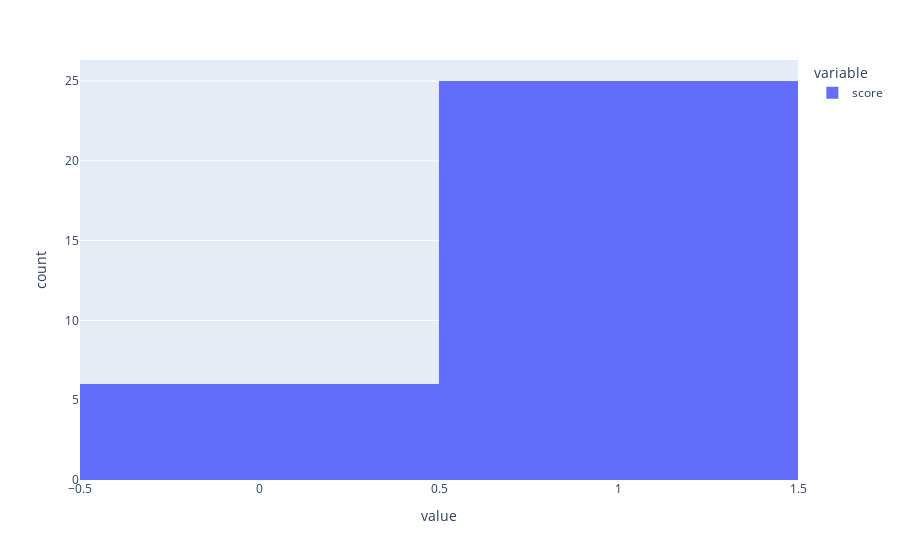

The cell this chart's notebook holds for it:
### Markdown cell above
### Check how often the screenshot was bigger than video and couldnt be used for templateMatch

### Code cell
score_df = df[["videoname","score"]].groupby("videoname").mean()
score_df["score"] = score_df["score"].round()
px.histogram(score_df)

### Figure 1 — Plotly figure (JSON) as saved in the notebook; plotly's stock layout.template omitted (floating-point values rounded to 4 significant figures)
{"data": [{"alignmentgroup": "True", "bingroup": "x", "hovertemplate": "variable=score<br>value=%{x}<br>count=%{y}<extra></extra>", "legendgroup": "score", "marker": {"color": "#636efa", "pattern": {"shape": ""}}, "name": "score", "offsetgroup": "score", "orientation": "v", "showlegend": true, "type": "histogram", "x": [1, 1, 1, 1, 0, 0, 1, 1, 1, 0, 1, 1, 1, 1, 1, 1, 1, 1, 0, 0, 1, 1, 1, 0, 1, 1, 1, 1, 1, 1, 1], "xaxis": "x", "yaxis": "y"}], "layout": {"barmode": "relative", "legend": {"title": {"text": "variable"}, "tracegroupgap": 0}, "margin": {"t": 60}, "xaxis": {"anchor": "y", "domain": [0, 1], "title": {"text": "value"}}, "yaxis": {"anchor": "x", "domain": [0, 1], "title": {"text": "count"}}}}
